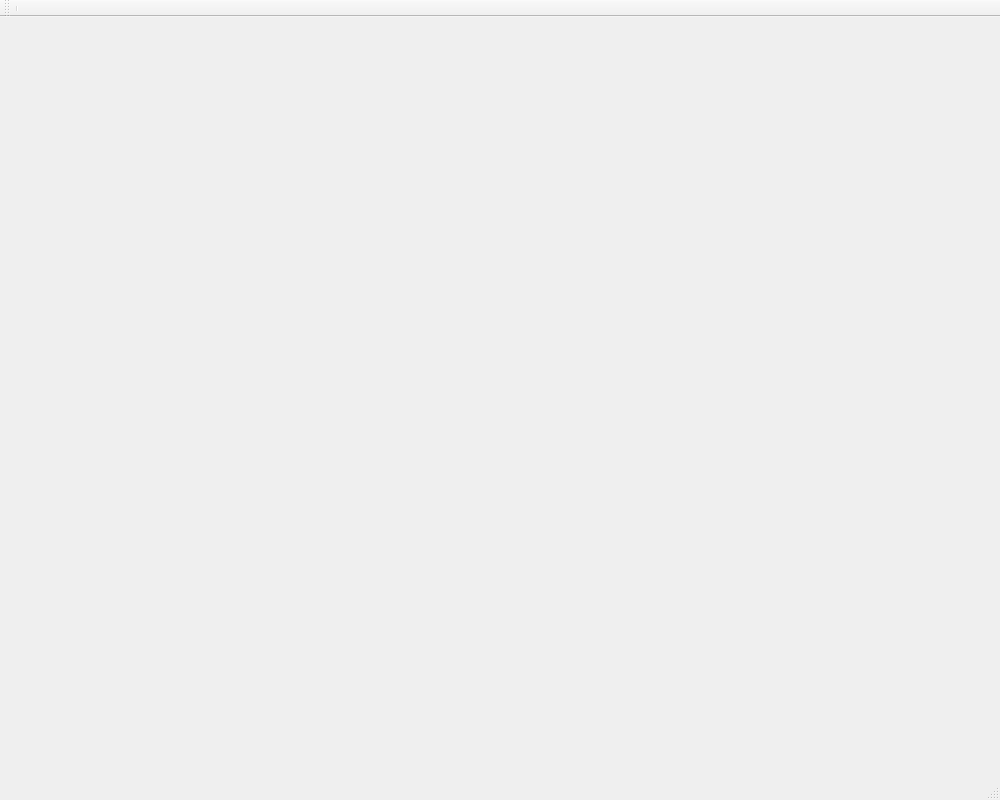
<?xml version="1.0" encoding="UTF-8"?>
<ui version="4.0">
 <class>MainWindow</class>
 <widget class="QMainWindow" name="MainWindow">
  <property name="geometry">
   <rect>
    <x>0</x>
    <y>0</y>
    <width>1000</width>
    <height>800</height>
   </rect>
  </property>
  <property name="sizePolicy">
   <sizepolicy hsizetype="Expanding" vsizetype="Expanding">
    <horstretch>0</horstretch>
    <verstretch>0</verstretch>
   </sizepolicy>
  </property>
  <property name="windowTitle">
   <string>MainWindow</string>
  </property>
  <widget class="QWidget" name="centralWidget">
   <layout class="QVBoxLayout" name="verticalLayout"/>
  </widget>
  <widget class="QMenuBar" name="menuBar">
   <property name="geometry">
    <rect>
     <x>0</x>
     <y>0</y>
     <width>1000</width>
     <height>22</height>
    </rect>
   </property>
  </widget>
  <widget class="QToolBar" name="mainToolBar">
   <attribute name="toolBarArea">
    <enum>TopToolBarArea</enum>
   </attribute>
   <attribute name="toolBarBreak">
    <bool>false</bool>
   </attribute>
   <addaction name="separator"/>
  </widget>
  <widget class="QStatusBar" name="statusBar"/>
 </widget>
 <layoutdefault spacing="6" margin="11"/>
 <resources/>
 <connections/>
</ui>
